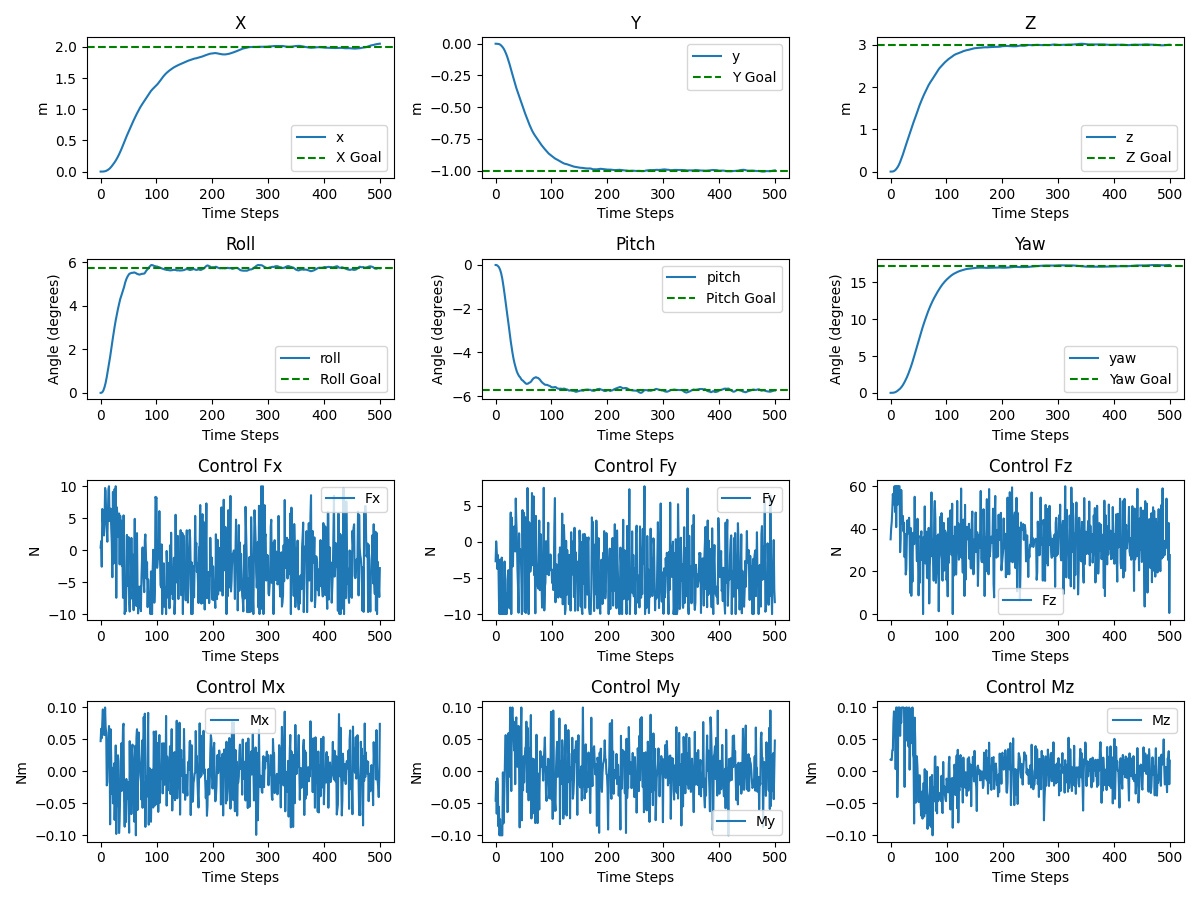

Recreate this plot in Python.
import numpy as np
import math
import copy
import numba
import time
from numba import cuda, float32, float64
from numba.cuda.random import create_xoroshiro128p_states, xoroshiro128p_normal_float32
import matplotlib.pyplot as plt


# Information about your GPU
gpu = cuda.get_current_device()
max_threads_per_block = gpu.MAX_THREADS_PER_BLOCK
max_square_block_dim = (int(gpu.MAX_BLOCK_DIM_X**0.5), int(gpu.MAX_BLOCK_DIM_X**0.5))
max_blocks = gpu.MAX_GRID_DIM_X
max_rec_blocks = rec_max_control_rollouts = int(1e6) # Though theoretically limited by max_blocks on GPU
rec_min_control_rollouts = 100

CONTACT_NORMAL = np.array([-1, 0, 0], dtype=np.float32)
# CONTACT_NORMAL = cuda.to_device(CONTACT_NORMAL_numpy)
class Config:
  
  """ Configurations that are typically fixed throughout execution. """
  
  def __init__(self, 
               T=0.5, # Horizon (s)
               dt=0.02, # Length of each step (s)
               num_control_rollouts=1024, # Number of control sequences
               num_controls = 6,
               num_states = 12,
               num_vis_state_rollouts=20, # Number of visualization rollouts
               seed=1):
    
    self.seed = seed
    self.T = T
    self.dt = dt
    self.num_steps = int(T/dt)
    self.max_threads_per_block = max_threads_per_block # save just in case
    self.num_controls = num_controls
    self.num_states = num_states

    assert T > 0
    assert dt > 0
    assert T > dt
    assert self.num_steps > 0

    
    # Number of control rollouts are currently limited by the number of blocks
    self.num_control_rollouts = num_control_rollouts
    if self.num_control_rollouts > rec_max_control_rollouts:
      self.num_control_rollouts = rec_max_control_rollouts
      print("MPPI Config: Clip num_control_rollouts to be recommended max number of {}. (Max={})".format(
        rec_max_control_rollouts, max_blocks))
    elif self.num_control_rollouts < rec_min_control_rollouts:
      self.num_control_rollouts = rec_min_control_rollouts
      print("MPPI Config: Clip num_control_rollouts to be recommended min number of {}. (Recommended max={})".format(
        rec_min_control_rollouts, rec_max_control_rollouts))
    
    # For visualizing state rollouts
    self.num_vis_state_rollouts = num_vis_state_rollouts
    self.num_vis_state_rollouts = min([self.num_vis_state_rollouts, self.num_control_rollouts])
    self.num_vis_state_rollouts = max([1, self.num_vis_state_rollouts])

DEFAULT_OBS_COST = 1e3
DEFAULT_DIST_WEIGHT = 10
# Define stage and terminal cost weights for each state dimension
STAGE_COST_WEIGHTS = np.array([200, 200, 500, 0, 0, 0, 1000, 1000, 2000, 0, 0, 0], dtype=np.float32)  # Example weights
TERMINAL_COST_WEIGHTS = np.array([1000, 1000, 2000, 0, 0, 0, 5000, 5000, 10000, 0, 0, 0], dtype=np.float32)  # Example weights


def dynamics_update_sim(x, u, dt):
  # The dynamics update for hexarotor
  # I_xx = 0.23038337
  # I_yy = 0.11771596
  # I_zz = 0.11392979
  I_xx = 0.115125971
  I_yy = 0.116524229
  I_zz = 0.230387752

  mass = 7.00
  g = 9.81

  
  x_next = x.copy()

  x_next[0] += dt * x[3] 
  x_next[1] += dt * x[4]
  x_next[2] += dt * x[5]
  
  x_next[3] += dt * ((1/mass) * u[0] - g * (np.cos(x[6]) * np.sin(x[7]) * np.cos(x[8]) + np.sin(x[6]) * np.sin(x[8])) )
  x_next[4] += dt * ((1/mass) * u[1] - g * (np.cos(x[6]) * np.sin(x[7]) * np.sin(x[8]) - np.sin(x[6]) * np.cos(x[8])) )
  x_next[5] += dt * ((1/mass) * u[2] - g * (np.cos(x[6]) * np.cos(x[7])) )

  x_next[6] += dt*(x[9] + x[10]*(math.sin(x[6])*math.tan(x[7])) + x[11]*(math.cos(x[6])*math.tan(x[7])))
  x_next[7] += dt*( x[10]*math.cos(x[6]) - x[11]*math.sin(x[6]))
  x_next[8] += dt*( x[10]*math.sin(x[6])/math.cos(x[7]) + x[11]*math.cos(x[6])/math.cos(x[7]))
  # x_next[6] += dt * ( x[9]*math.cos(x[8])*math.cos(x[7]) + x[10]*(math.sin(x[6])*math.sin(x[7])*math.cos(x[8]) - math.sin(x[8])*math.cos(x[6])) + x[11]*(math.sin(x[6])*math.sin(x[8]) + math.sin(x[7])*math.cos(x[6])*math.cos(x[8])) )
  # x_next[7] += dt * ( x[9]*math.sin(x[8])*math.cos(x[7]) + x[10]*(math.sin(x[6])*math.sin(x[8])*math.sin(x[7]) + math.cos(x[6])*math.cos(x[8])) + x[11]*(-math.sin(x[6])*math.cos(x[8]) + math.sin(x[8])*math.sin(x[7])*math.cos(x[6])) )
  # x_next[8] += dt * ( -x[9]*math.sin(x[7]) + x[10]*math.sin(x[6])*math.cos(x[7]) + x[11]*math.cos(x[6])*math.cos(x[7]) )

  x_next[9]  += dt*((1/I_xx) * (u[3] + I_yy * x[10] * x[11] - I_zz * x[10] * x[11]))
  x_next[10] += dt*((1/I_yy) * (u[4] - I_xx * x[9] *  x[11] + I_zz * x[9] *  x[11]))
  x_next[11] += dt*((1/I_zz) * (u[5] + I_xx * x[9] *  x[10] - I_yy * x[9] *  x[10]))

  return x_next

# Stage costs (device function)
@cuda.jit('float32(float32, float32)', device=True, inline=True)
def stage_cost(dist2, dist_weight):
  return dist_weight*dist2 # squared term makes the robot move faster

# Terminal costs (device function)
@cuda.jit('float32(float32, boolean)', device=True, inline=True)
def term_cost(dist2, goal_reached):
  return (1-np.float32(goal_reached))*dist2


@cuda.jit(device=True, fastmath=True)
def calculate_contact_force_moment_naiive(x, u, A, B, C, D, ABC_sq, contact_normal_sq, contact_normal):
  
  arm_length = 1.2
  contact_threshold = 0.01
  ee_pose_x = x[0] + arm_length*math.cos(x[7])*math.cos(x[8])
  ee_pose_y = x[1] + arm_length*math.cos(x[7])*math.sin(x[8])
  ee_pose_z = x[2] + arm_length*math.sin(x[7])

  ABC_sq = math.sqrt(A**2 + B**2 + C**2)
  dist_from_contact_plane = ((A * ee_pose_x + B * ee_pose_y + C * ee_pose_z + D) / ABC_sq)
  force_dot = u[0] * contact_normal[0] + u[1] * contact_normal[1] * u[2] * contact_normal[2]
  contact_bitmask = dist_from_contact_plane < contact_threshold
  
  contact_force_x = (- force_dot / contact_normal_sq * contact_normal[0]) *  contact_bitmask
  contact_force_y = (- force_dot / contact_normal_sq * contact_normal[1]) *  contact_bitmask
  contact_force_z = (- force_dot / contact_normal_sq * contact_normal[2]) *  contact_bitmask

  velocity_dot = x[3] * contact_normal[0] + x[4] * contact_normal[1] + x[5] * contact_normal[2]

  contact_velocity_x = - velocity_dot / contact_normal_sq * contact_normal[0] * contact_bitmask
  contact_velocity_y = - velocity_dot / contact_normal_sq * contact_normal[1] * contact_bitmask
  contact_velocity_z = - velocity_dot / contact_normal_sq * contact_normal[2] * contact_bitmask

  contact_moment_x = -(math.cos(x[7]) * math.sin(x[8]) * arm_length * contact_force_z + math.sin(x[7]) * arm_length * contact_force_y)                  *  contact_bitmask
  contact_moment_y = -(-math.sin(x[7]) * arm_length * contact_force_x - math.cos(x[7]) * math.cos(x[8]) * arm_length * contact_force_z)                 *  contact_bitmask
  contact_moment_z = -(math.cos(x[7]) * math.cos(x[8]) * arm_length * contact_force_y - math.cos(x[7]) * math.sin(x[8]) * arm_length * contact_force_x) *  contact_bitmask

  return contact_force_x, contact_force_y, contact_force_z, contact_velocity_x, contact_velocity_y, contact_velocity_z, contact_moment_x, contact_moment_y, contact_moment_z


@cuda.jit(device=True, fastmath=True)
def dynamics_update(x, u, dt, contact_normal, inertia_mass):
  # The dynamics update for hexarotor
  # I_xx = 0.42590587
  # I_yy = 0.3120579
  # I_zz = 0.11511835 A, B, C, D, ABC_sq, contact_normal_sq, contact_normal
  # contact_normal = np.array([-1, 0, 0])
  contact_normal_sq = 1
  A = -1
  B = 0
  C = 0
  D = 15
  ABC_sq = 1

  I_xx = inertia_mass[0]
  I_yy = inertia_mass[1]
  I_zz = inertia_mass[2]
  mass = inertia_mass[3]

  # contact_force_x, contact_force_y, contact_force_z, contact_velocity_x, contact_velocity_y, contact_velocity_z\
  #   , contact_moment_x, contact_moment_y, contact_moment_z = \
  #   calculate_contact_force_moment_naiive(x, u, A, B, C, D, ABC_sq, contact_normal_sq, contact_normal)
  
  contact_force_x, contact_force_y, contact_force_z, contact_velocity_x, contact_velocity_y, contact_velocity_z\
    , contact_moment_x, contact_moment_y, contact_moment_z = 0, 0, 0, 0, 0, 0, 0, 0, 0

  

  c = -300
  g = 9.81

  fx_total = (u[0] + contact_force_x) - (c * (contact_velocity_x ) ) 
  fy_total = (u[1] + contact_force_y) - (c * (contact_velocity_y ) ) 
  fz_total = (u[2] + contact_force_z) - (c * (contact_velocity_z ) )
  mx_total = u[3] + contact_moment_x 
  my_total = u[4] + contact_moment_y 
  mz_total = u[5] + contact_moment_z  

  sin_phi = math.sin(x[6])
  cos_phi = math.cos(x[6])
  sin_theta = math.sin(x[7])
  cos_theta = math.cos(x[7])
  sin_psi = math.sin(x[8])
  cos_psi = math.cos(x[8])

  x[0] += dt*x[3] 
  x[1] += dt*x[4]
  x[2] += dt*x[5]

  x[3] += dt*((1/mass) * fx_total - g * (cos_phi * sin_theta * cos_psi + sin_phi * sin_psi))
  x[4] += dt*((1/mass) * fy_total - g * (cos_phi * sin_theta * sin_psi - sin_phi * cos_psi))
  x[5] += dt*((1/mass) * fz_total - g * cos_phi * cos_theta)

  x[6] += dt*(x[9] + x[10]*(math.sin(x[6])*math.tan(x[7])) + x[11]*(math.cos(x[6])*math.tan(x[7])))
  x[7] += dt*( x[10]*math.cos(x[6]) - x[11]*math.sin(x[6]))
  x[8] += dt*( x[10]*math.sin(x[6])/math.cos(x[7]) + x[11]*math.cos(x[6])/math.cos(x[7]))
  
  x[9]  += dt*((1/I_xx) * (mx_total + I_yy * x[10] * x[11] - I_zz * x[10] * x[11]))
  x[10] += dt*((1/I_yy) * (my_total - I_xx * x[9] *  x[11] + I_zz * x[9] *  x[11]))
  x[11] += dt*((1/I_zz) * (mz_total + I_xx * x[9] *  x[10] - I_yy * x[9] *  x[10]))

class MPPI_Numba(object):
  
  """ 
  Implementation of Information theoretic MPPI by Williams et. al. 
  Alg 2. in https://homes.cs.washington.edu/~bboots/files/InformationTheoreticMPC.pdf


  Controller object that initializes GPU memory and runs MPPI on GPU via numba. 
  
  Typical workflow: 
    1. Initialize object with config that allows pre-initialization of GPU memory
    2. reset()
    3. set_params(mppi_params) based on problem instance
    4. solve(), which returns optimized control sequence
    5. get_state_rollout() for visualization
    6. shift_and_update(next_state, optimal_u_sequence, num_shifts=1)
    7. Repeat from 2 if params have changed
  """

  def __init__(self, cfg):

    # Fixed configs
    self.cfg = cfg
    self.T = cfg.T
    self.dt = cfg.dt
    self.num_steps = cfg.num_steps
    self.num_control_rollouts = cfg.num_control_rollouts
    self.num_controls = cfg.num_controls
    self.num_states = cfg.num_states

    self.num_vis_state_rollouts = cfg.num_vis_state_rollouts
    self.seed = cfg.seed

    # Basic info 
    self.max_threads_per_block = cfg.max_threads_per_block

    # Initialize reuseable device variables
    self.noise_samples_d = None
    self.u_cur_d = None
    self.u_prev_d = None
    self.costs_d = None
    self.weights_d = None
    self.rng_states_d = None
    self.state_rollout_batch_d = None # For visualization only. Otherwise, inefficient

    # Other task specific params
    self.last_noise_d = None # keep last noise for ou process noise samping
    # OU params
    self.use_ou = False #
    self.theta = 2  # OU process theta
    self.mu = 0.0  # OU process mean
    self.sigma = np.array([1.0, 1.0, 1.0, 0.05, 0.05, 0.03])*0.2
    self.delta_t = self.cfg.dt  # Time step, already defined in Config
    self.ou_alpha = 0.7
    self.ou_scale = 1
    self.d_ou_scale = 0.5
    self.sys_noise = np.array([0.1, 0.1, 0.1, 0.001, 0.001, 0.001])
    self.dz = cuda.device_array((self.num_control_rollouts, self.num_steps, self.num_controls), dtype=np.float32)
    self.umin = np.array([-20, -20, -40, -0.1, -0.1, -0.1])  # Example minimum control values
    self.umax = np.array([20, 20, 40, 0.1, 0.1, 0.1])  # Example maximum control values
    self.last_controls = np.zeros((self.num_control_rollouts, self.num_steps, self.num_controls), dtype=np.float32)
    self.last_controls_d = cuda.to_device(self.last_controls.astype(np.float32))
    # other params , A, B, C, D, ABC_sq, contact_normal_sq, contact_normal
    self.contact_normal = np.array([-1, 0, 0])
    self.contact_point = np.array([15, 0, 0])
    self.contact_normal_sq = self.contact_normal[0]**2 + self.contact_normal[1]**2 + self.contact_normal[2]**2
    self.A = self.contact_normal[0]
    self.B = self.contact_normal[1]
    self.C = self.contact_normal[2]
    self.D = -self.A * self.contact_point[0] - self.B * self.contact_point[1] - self.C * self.contact_point[2]
    self.ABC_sq = math.sqrt(self.A**2 + self.B**2 + self.C**2)
    self.device_var_initialized = False
    self.reset()

    
  def reset(self):
    # Other task specific params
    self.u_seq0 = np.zeros((self.num_steps, self.num_controls), dtype=np.float32)
    mass = 7.00
    g = 9.81
    self.u_seq0[:, 2] = mass * g  # Set hover thrust in the z-direction
    self.params = None
    self.params_set = False

    self.u_prev_d = None

    self.last_noise_d = cuda.device_array((self.num_control_rollouts, self.num_steps, self.num_controls), dtype=np.float32)
    
    # Initialize all fixed-size device variables ahead of time. (Do not change in the lifetime of MPPI object)
    self.init_device_vars_before_solving()


  def init_device_vars_before_solving(self):

    if not self.device_var_initialized:
      t0 = time.time()
      
      self.noise_samples_d = cuda.device_array((self.num_control_rollouts, self.num_steps, self.num_controls), dtype=np.float32) # to be sampled collaboratively via GPU
      self.u_cur_d = cuda.to_device(self.u_seq0) 
      self.u_prev_d = cuda.to_device(self.u_seq0) 
      self.costs_d = cuda.device_array((self.num_control_rollouts), dtype=np.float32)
      self.weights_d = cuda.device_array((self.num_control_rollouts), dtype=np.float32)
      self.rng_states_d = create_xoroshiro128p_states(self.num_control_rollouts*self.num_steps, seed=self.seed)
      
      self.state_rollout_batch_d = cuda.device_array((self.num_vis_state_rollouts, self.num_steps+1, self.num_states), dtype=np.float32)
      
      self.device_var_initialized = True
      print("MPPI planner has initialized GPU memory after {} s".format(time.time()-t0))

  def set_params(self, params):
    self.params = copy.deepcopy(params)
    self.params_set = True


  def check_solve_conditions(self):
    if not self.params_set:
      print("MPPI parameters are not set. Cannot solve")
      return False
    if not self.device_var_initialized:
      print("Device variables not initialized. Cannot solve.")
      return False
    return True

  def solve(self):
    """Entry point for different algoritims"""
    
    if not self.check_solve_conditions():
      print("MPPI solve condition not met. Cannot solve. Return")
      return
    
    return self.solve_with_nominal_dynamics()

  def change_goal(self, goal):
    self.params['xgoal'] = goal

  def move_mppi_task_vars_to_device(self):
    vrange_d = cuda.to_device(self.params['vrange'].astype(np.float32))
    wrange_d = cuda.to_device(self.params['wrange'].astype(np.float32))
    xgoal_d = cuda.to_device(self.params['xgoal'].astype(np.float32))
    goal_tolerance_d = np.float32(self.params['goal_tolerance'])
    lambda_weight_d = np.float32(self.params['lambda_weight'])
    u_std_d = cuda.to_device(self.params['u_std'].astype(np.float32))
    x0_d = cuda.to_device(self.params['x0'].astype(np.float32))
    dt_d = np.float32(self.params['dt'])
    cost_weights_d = cuda.to_device(self.params['weights'].astype(np.float32))
    inertia_mass_d = cuda.to_device(self.params['inertia_mass'].astype(np.float32))

    if "obstacle_positions" in self.params:
      obs_pos_d = cuda.to_device(self.params['obstacle_positions'].astype(np.float32))
    else:
      obs_pos_d = np.array([[1e5,1e5]], dtype=np.float32) # dummy value, else numba panics : (
    if "obstacle_radius" in self.params:
      obs_r_d = cuda.to_device(self.params['obstacle_radius'].astype(np.float32))
    else:
      obs_r_d = np.array([0], dtype=np.float32) # dummy value, else numba panics : (

    obs_cost_d = np.float32(DEFAULT_OBS_COST if 'obs_penalty' not in self.params 
                                     else self.params['obs_penalty'])
    return vrange_d, wrange_d, xgoal_d, \
           goal_tolerance_d, lambda_weight_d, \
           u_std_d, x0_d, dt_d, obs_cost_d, obs_pos_d, obs_r_d, \
           cost_weights_d, inertia_mass_d


  def solve_with_nominal_dynamics(self):
    """
    Launch GPU kernels that use nominal dynamics but adjsuts cost function based on worst-case linear speed.
    """
    
    vrange_d, wrange_d, xgoal_d, goal_tolerance_d, lambda_weight_d, \
           u_std_d, x0_d, dt_d, obs_cost_d, obs_pos_d, obs_r_d, cost_weights_d, inertia_mass_d = self.move_mppi_task_vars_to_device()
   
    dist_to_goal_d = cuda.device_array(6, dtype=np.float32)  # Add distance to goal for each control
    coef_dist_to_goal = np.array([1, 1, 5, 0.03, 0.03, 0.03], dtype=np.float32)*0.1  # Coefficients for distance scaling

    # Weight for distance cost
    dist_weight = DEFAULT_DIST_WEIGHT if 'dist_weight' not in self.params else self.params['dist_weight']

    

    # Optimization loop
    for k in range(self.params['num_opt']):
      # Sample control noise
      if self.use_ou:
        # Scale the std by distance
        dist_to_goal = (self.params['xgoal'][:6] - self.params['x0'][:6])**2
        # Call OU noise sampling kernel
        self.sample_noise_ou_numba[self.num_control_rollouts, self.num_steps](
            self.rng_states_d,
            self.theta,
            self.mu,
            self.sigma,
            self.dt,
            self.noise_samples_d)

      else:
        dist_to_goal = np.abs(self.params['xgoal'][:6] - self.params['x0'][:6])
        u_std_scaled = np.minimum(u_std_d, coef_dist_to_goal * dist_to_goal)  # Scale noise std by distance (TODO: use this indstead of u_std_d and tune)
        self.sample_noise_numba[self.num_control_rollouts, self.num_steps](
            self.rng_states_d, u_std_d, self.noise_samples_d)
        
      # print(f'u_curr_d: [{self.u_cur_d[0,0]}, {self.u_cur_d[0,1]}, {self.u_cur_d[0,2]}, {self.u_cur_d[0,3]}, {self.u_cur_d[0,4]}, {self.u_cur_d[0,5]}]')
      # Rollout and compute mean or cvar
      self.rollout_numba[self.num_control_rollouts, 1](
        inertia_mass_d,
        vrange_d,
        wrange_d,
        xgoal_d,
        obs_cost_d, 
        obs_pos_d, 
        obs_r_d,
        goal_tolerance_d,
        lambda_weight_d,
        u_std_d,
        x0_d,
        dt_d,
        dist_weight,
        cost_weights_d,
        self.noise_samples_d,
        self.u_cur_d,
        # results
        self.costs_d
      )
      self.u_prev_d = self.u_cur_d

      # Compute cost and update the optimal control on device
      self.update_useq_numba[1, 32](
        lambda_weight_d, 
        self.costs_d, 
        self.noise_samples_d, 
        self.weights_d, 
        vrange_d,
        wrange_d,
        self.u_cur_d
      )

    return self.u_cur_d.copy_to_host()


  def shift_and_update(self, new_x0, u_cur, num_shifts=1):
    self.params["x0"] = new_x0.copy()
    # Calculate the gravity vector in body frame
    # gravity_vector = np.zeros((self.num_controls), dtype=np.float32)
    # gravity_vector[0] = - 9.81 * (np.cos(new_x0[6]) * np.sin(new_x0[7]) * np.cos(new_x0[8]) + np.sin(new_x0[6]) * np.sin(new_x0[8]))
    # gravity_vector[1] = - 9.81 * (np.cos(new_x0[6]) * np.sin(new_x0[7]) * np.sin(new_x0[8]) - np.sin(new_x0[6]) * np.cos(new_x0[8]))
    # gravity_vector[2] = - 9.81 * (np.cos(new_x0[6]) * np.cos(new_x0[7]))
    # u_cur[:3] += gravity_vector
    # print("gravity  =  ", gravity_vector)
    # self.u_seq0 = gravity_vector
    self.shift_optimal_control_sequence(u_cur, num_shifts)
    self.last_controls = u_cur
    self.last_controls_d = cuda.to_device(self.last_controls.astype(np.float32))


  def shift_optimal_control_sequence(self, u_cur, num_shifts=1):
    u_cur_shifted = u_cur.copy()
    u_cur_shifted[:-num_shifts] = u_cur_shifted[num_shifts:]
    self.u_cur_d = cuda.to_device(u_cur_shifted.astype(np.float32))


  def get_state_rollout(self):
    """
    Generate state sequences based on the current optimal control sequence.
    """

    assert self.params_set, "MPPI parameters are not set"

    if not self.device_var_initialized:
      print("Device variables not initialized. Cannot run mppi.")
      return
    
    # Move things to GPU
    vrange_d = cuda.to_device(self.params['vrange'].astype(np.float32))
    wrange_d = cuda.to_device(self.params['wrange'].astype(np.float32))
    x0_d = cuda.to_device(self.params['x0'].astype(np.float32))
    dt_d = np.float32(self.params['dt'])

    self.get_state_rollout_across_control_noise[self.num_vis_state_rollouts, 1](
        self.state_rollout_batch_d, # where to store results
        x0_d, 
        dt_d,
        self.noise_samples_d,
        vrange_d,
        wrange_d,
        self.u_prev_d,
        self.u_cur_d,
        )
    
    return self.state_rollout_batch_d.copy_to_host()


  """GPU kernels from here on"""
  @staticmethod
  @cuda.jit(fastmath=True)
  def rollout_numba(
          inertia_mass_d,
          vrange_d, 
          wrange_d, 
          xgoal_d, 
          obs_cost_d, 
          obs_pos_d, 
          obs_r_d,
          goal_tolerance_d, 
          lambda_weight_d, 
          u_std_d, 
          x0_d, 
          dt_d,
          dist_weight_d,
          cost_weights_d,
          noise_samples_d,
          u_cur_d,
          costs_d):
    """
    There should only be one thread running in each block, where each block handles a single sampled control sequence.
    """

    # Get block id and thread id
    bid = cuda.blockIdx.x   # index of block
    tid = cuda.threadIdx.x  # index of thread within a block
    costs_d[bid] = 0.0

    # Explicit unicycle update and map lookup
    # From here on we assume grid is properly padded so map lookup remains valid
    x_curr = cuda.local.array(12, numba.float32)
    for i in range(12): 
      x_curr[i] = x0_d[i]
    timesteps = len(u_cur_d)
    goal_reached = False
    goal_tolerance_d2 = goal_tolerance_d*goal_tolerance_d
    dist_to_goal2 = 1e9
    u_nom =  cuda.local.array(6, numba.float32)

    # Initialize previous control input
    u_prev = cuda.local.array(6, numba.float32)
    for i in range(6):
      u_prev[i] = u_cur_d[0, i]

    # printed=False
    for t in range(timesteps):
     
      # Nominal noisy control
      u_nom[0] = u_cur_d[t, 0] + noise_samples_d[bid, t, 0]
      u_nom[1] = u_cur_d[t, 1] + noise_samples_d[bid, t, 1]
      u_nom[2] = u_cur_d[t, 2] + noise_samples_d[bid, t, 2]
      u_nom[3] = u_cur_d[t, 3] + noise_samples_d[bid, t, 3]
      u_nom[4] = u_cur_d[t, 4] + noise_samples_d[bid, t, 4]
      u_nom[5] = u_cur_d[t, 5] + noise_samples_d[bid, t, 5]

      # TODO: implement control limits  
      u_noisy = u_nom
      # u_noisy = max(vrange_d[0], min(vrange_d[1], v_nom))
      
      # Forward simulate
      dynamics_update(x_curr, u_noisy, dt_d, CONTACT_NORMAL, inertia_mass_d)

      w_pose_xy = 4500
      w_pose_z =  5300
      w_vel = 150
      w_att = 75000
      w_omega = 500
      w_cont = 1
      w_cont_m = 1
      w_cont_f = 1
      w_cont_M = 1
      w_term = 500

      w_control_rate_fx = 0
      w_control_rate_fy = 0
      w_control_rate_fz = 0
      w_control_rate_mx = 0
      w_control_rate_my = 0
      w_control_rate_mz = 0

      # If else statements will be expensive
      dist_to_goal2 = cost_weights_d[0]*((xgoal_d[0]-x_curr[0])**2) + cost_weights_d[1]*((xgoal_d[1]-x_curr[1])**2) + cost_weights_d[2]*((xgoal_d[2]-x_curr[2])**2) \
                    + cost_weights_d[3]*((xgoal_d[3]-x_curr[3])**2) + cost_weights_d[4]*((xgoal_d[4]-x_curr[4])**2) + cost_weights_d[5]*((xgoal_d[5]-x_curr[5])**2)\
                    + cost_weights_d[6]*((xgoal_d[6]-x_curr[6])**2) + cost_weights_d[7]*((xgoal_d[7]-x_curr[7])**2) + cost_weights_d[8]*((xgoal_d[8]-x_curr[8])**2)\
                    + cost_weights_d[9]*((xgoal_d[9]-x_curr[9])**2) + cost_weights_d[10]*((xgoal_d[10]-x_curr[10])**2) + cost_weights_d[11]**(xgoal_d[11]-x_curr[11])**2\
                    + cost_weights_d[12]*((u_nom[0]**2) + (u_nom[1]**2) + ((u_nom[2] - inertia_mass_d[3]*9.81)**2))\
                    + cost_weights_d[13]*((u_nom[3]**2) + (u_nom[4]**2) + (u_nom[5]**2))
                    
      costs_d[bid]+= stage_cost(dist_to_goal2, dist_weight_d)

    # Add obstacle costs
      # num_obs = len(obs_pos_d)
      # for obs_i in range(num_obs):
      #   op = obs_pos_d[obs_i]
      #   dist_diff = (x_curr[0]-op[0])**2+(x_curr[1]-op[1])**2-obs_r_d[obs_i]**2
      #   costs_d[bid] += (1-numba.float32(dist_diff>0))*obs_cost_d

      if dist_to_goal2<= goal_tolerance_d2:
        goal_reached = True
        break
    # Accumulate terminal cost 
    costs_d[bid] += cost_weights_d[16] * term_cost(dist_to_goal2, goal_reached)
    # Add Control cost 
    for t in range(timesteps):
      costs_d[bid] += cost_weights_d[14]*lambda_weight_d*(
              (u_cur_d[t,0]/(u_std_d[0]**2))*noise_samples_d[bid, t,0] + (u_cur_d[t,1]/(u_std_d[1]**2))*noise_samples_d[bid, t, 1] + (u_cur_d[t,2]/(u_std_d[2]**2))*noise_samples_d[bid, t, 2]\
                 + cost_weights_d[15]*((u_cur_d[t,3]/(u_std_d[3]**2))*noise_samples_d[bid, t, 3] + (u_cur_d[t,4]/(u_std_d[4]**2))*noise_samples_d[bid, t, 4] + (u_cur_d[t,5]/(u_std_d[5]**2))*noise_samples_d[bid, t, 5]))

  @staticmethod
  @cuda.jit(fastmath=True)
  def update_useq_numba(
        lambda_weight_d,
        costs_d,
        noise_samples_d,
        weights_d,
        vrange_d,
        wrange_d,
        u_cur_d):
    """
    GPU kernel that updates the optimal control sequence based on previously evaluated cost values.
    Assume that the function is invoked as update_useq_numba[1, NUM_THREADS], with one block and multiple threads.
    """

    tid = cuda.threadIdx.x
    num_threads = cuda.blockDim.x
    numel = len(noise_samples_d)
    gap = int(math.ceil(numel / num_threads))

    # Find the minimum value via reduction
    starti = min(tid*gap, numel)
    endi = min(starti+gap, numel)
    if starti<numel:
      weights_d[starti] = costs_d[starti]
    for i in range(starti, endi):
      weights_d[starti] = min(weights_d[starti], costs_d[i])
    cuda.syncthreads()

    s = gap
    while s < numel:
      if (starti % (2 * s) == 0) and ((starti + s) < numel):
        # Stride by `s` and add
        weights_d[starti] = min(weights_d[starti], weights_d[starti + s])
      s *= 2
      cuda.syncthreads()

    beta = weights_d[0]
    
    # Compute weight
    for i in range(starti, endi):
      weights_d[i] = math.exp(-1./lambda_weight_d*(costs_d[i]-beta))
    cuda.syncthreads()

    # Normalize
    # Reuse costs_d array
    for i in range(starti, endi):
      costs_d[i] = weights_d[i]
    cuda.syncthreads()
    for i in range(starti+1, endi):
      costs_d[starti] += costs_d[i]
    cuda.syncthreads()
    s = gap
    while s < numel:
      if (starti % (2 * s) == 0) and ((starti + s) < numel):
        # Stride by `s` and add
        costs_d[starti] += costs_d[starti + s]
      s *= 2
      cuda.syncthreads()

    for i in range(starti, endi):
      weights_d[i] /= costs_d[0]
    cuda.syncthreads()
    
    # update the u_cur_d
    timesteps = len(u_cur_d)
    for t in range(timesteps):
      for i in range(starti, endi):
        cuda.atomic.add(u_cur_d, (t, 0), weights_d[i]*noise_samples_d[i, t, 0])
        cuda.atomic.add(u_cur_d, (t, 1), weights_d[i]*noise_samples_d[i, t, 1])
        cuda.atomic.add(u_cur_d, (t, 2), weights_d[i]*noise_samples_d[i, t, 2])
        cuda.atomic.add(u_cur_d, (t, 3), weights_d[i]*noise_samples_d[i, t, 3])
        cuda.atomic.add(u_cur_d, (t, 4), weights_d[i]*noise_samples_d[i, t, 4])
        cuda.atomic.add(u_cur_d, (t, 5), weights_d[i]*noise_samples_d[i, t, 5])
    cuda.syncthreads()

    # Blocks crop the control together
    tgap = int(math.ceil(timesteps / num_threads))
    starti = min(tid*tgap, timesteps)
    endi = min(starti+tgap, timesteps)
    # for ti in range(starti, endi):
    #   # u_cur_d[ti, 0] = max(vrange_d[0], min(vrange_d[1], u_cur_d[ti, 0]))
    #   # u_cur_d[ti, 1] = max(vrange_d[0], min(vrange_d[1], u_cur_d[ti, 1]))
    #   # u_cur_d[ti, 2] = max(vrange_d[0], min(vrange_d[1], u_cur_d[ti, 2]))
    #   # u_cur_d[ti, 3] = max(wrange_d[0], min(wrange_d[1], u_cur_d[ti, 3]))
    #   # u_cur_d[ti, 4] = max(wrange_d[0], min(wrange_d[1], u_cur_d[ti, 4]))
    #   # u_cur_d[ti, 5] = max(wrange_d[0], min(wrange_d[1], u_cur_d[ti, 5]))
    #   # u_cur_d[ti, 0] = max(-10, min(10, u_cur_d[ti, 0]))
    #   # u_cur_d[ti, 1] = max(-10, min(10, u_cur_d[ti, 1]))
    #   # u_cur_d[ti, 2] = max(0, min(60, u_cur_d[ti, 2]))
    #   u_cur_d[ti, 3] = max(wrange_d[0], min(wrange_d[1], u_cur_d[ti, 3]))
    #   u_cur_d[ti, 4] = max(wrange_d[0], min(wrange_d[1], u_cur_d[ti, 4]))
    #   u_cur_d[ti, 5] = max(wrange_d[0], min(wrange_d[1], u_cur_d[ti, 5]))


  @staticmethod
  @cuda.jit(fastmath=True)
  def get_state_rollout_across_control_noise(
          state_rollout_batch_d, # where to store results
          x0_d, 
          dt_d,
          noise_samples_d,
          vrange_d,
          wrange_d,
          u_prev_d,
          u_cur_d):
    """
    Do a fixed number of rollouts for visualization across blocks.
    Assume kernel is launched as get_state_rollout_across_control_noise[num_blocks, 1]
    The block with id 0 will always visualize the best control sequence. Other blocks will visualize random samples.
    """
    
    # Use block id
    tid = cuda.threadIdx.x
    bid = cuda.blockIdx.x
    timesteps = len(u_cur_d)


    if bid==0:
      # Visualize the current best 
      # Explicit unicycle update and map lookup
      # From here on we assume grid is properly padded so map lookup remains valid
      x_curr = cuda.local.array(3, numba.float32)
      for i in range(3): 
        x_curr[i] = x0_d[i]
        state_rollout_batch_d[bid,0,i] = x0_d[i]
      
      for t in range(timesteps):
        # Nominal noisy control
        u_nom = u_cur_d[t, :]
        
        # Forward simulate
        dynamics_update(x_curr, u_nom, dt_d, CONTACT_NORMAL)

        # Save state
        state_rollout_batch_d[bid,t+1,0] = x_curr[0]
        state_rollout_batch_d[bid,t+1,1] = x_curr[1]
        state_rollout_batch_d[bid,t+1,2] = x_curr[2]
    else:
      
      # Explicit unicycle update and map lookup
      # From here on we assume grid is properly padded so map lookup remains valid
      x_curr = cuda.local.array(3, numba.float32)
      for i in range(3): 
        x_curr[i] = x0_d[i]
        state_rollout_batch_d[bid,0,i] = x0_d[i]

      
      for t in range(timesteps):
        # Nominal noisy control
        u_nom[0] = u_prev_d[t, 0] + noise_samples_d[bid, t, 0]
        u_nom[1] = u_prev_d[t, 1] + noise_samples_d[bid, t, 1]
        u_nom[2] = u_prev_d[t, 2] + noise_samples_d[bid, t, 2]
        u_nom[3] = u_prev_d[t, 3] + noise_samples_d[bid, t, 3]
        u_nom[4] = u_prev_d[t, 4] + noise_samples_d[bid, t, 4]
        u_nom[5] = u_prev_d[t, 5] + noise_samples_d[bid, t, 5]

        # TODO: implement control limits
        u_noisy = u_nom

        # # Nominal noisy control
        u_nom = u_prev_d[t, :]
        
        # Forward simulate
        dynamics_update(x_curr, u_noisy, dt_d, CONTACT_NORMAL)

        # Save state
        state_rollout_batch_d[bid,t+1,0] = x_curr[0]
        state_rollout_batch_d[bid,t+1,1] = x_curr[1]
        state_rollout_batch_d[bid,t+1,2] = x_curr[2]

  @staticmethod
  @cuda.jit(fastmath=True)
  def sample_noise_numba(rng_states, u_std_d, noise_samples_d):
      """
      Generate noise samples with linearly interpolated variance for the first half
      of the horizon and constant variance for the second half.
      """
      block_id = cuda.blockIdx.x
      thread_id = cuda.threadIdx.x
      abs_thread_id = cuda.grid(1)
      num_timesteps = noise_samples_d.shape[1]
      num_controls = noise_samples_d.shape[2]

      denom = 1
      for i in range(num_controls):
          for t in range(num_timesteps):
              # Determine scaling for variance
              if t < num_timesteps // 2:  # First half
                  scale = (t / (num_timesteps // 2)) * (denom - 1) / denom + 1 / denom  # Interpolation from 0.01 to 1
              else:  # Second half
                  scale = 1.0
              
              # Generate noise with scaled variance
              scaled_std = u_std_d[i] * scale
              noise_samples_d[block_id, t, i] = scaled_std * xoroshiro128p_normal_float32(rng_states, abs_thread_id)

  # @staticmethod
  # @cuda.jit(fastmath=True)
  # def sample_noise_numba(rng_states, u_std_d, noise_samples_d):
  #   """
  #   Should be invoked as sample_noise_numba[NUM_U_SAMPLES, NUM_THREADS].
  #   noise_samples_d.shape is assumed to be (num_rollouts, time_steps, 2)
  #   Assume each thread corresponds to one time step
  #   For consistency, each block samples a sequence, and threads (not too many) work together over num_steps.
  #   This will not work if time steps are more than max_threads_per_block (usually 1024)
  #   """
    
  #   block_id = cuda.blockIdx.x
  #   thread_id = cuda.threadIdx.x
  #   abs_thread_id = cuda.grid(1)

  #   noise_samples_d[block_id, thread_id, 0] = u_std_d[0]*xoroshiro128p_normal_float32(rng_states, abs_thread_id)
  #   noise_samples_d[block_id, thread_id, 1] = u_std_d[1]*xoroshiro128p_normal_float32(rng_states, abs_thread_id)
  #   noise_samples_d[block_id, thread_id, 2] = u_std_d[2]*xoroshiro128p_normal_float32(rng_states, abs_thread_id)
  #   noise_samples_d[block_id, thread_id, 3] = u_std_d[3]*xoroshiro128p_normal_float32(rng_states, abs_thread_id)
  #   noise_samples_d[block_id, thread_id, 4] = u_std_d[4]*xoroshiro128p_normal_float32(rng_states, abs_thread_id)
  #   noise_samples_d[block_id, thread_id, 5] = u_std_d[5]*xoroshiro128p_normal_float32(rng_states, abs_thread_id)


  @staticmethod
  @cuda.jit(fastmath=True)
  def sample_noise_ou_numba(rng_states, theta, mu, sigma, dt, noise_samples_d):
      bid = cuda.blockIdx.x
      tid = cuda.threadIdx.x
      num_controls = noise_samples_d.shape[2]
      abs_tid = bid * noise_samples_d.shape[1] + tid

      for i in range(num_controls):
          # Initialize the noise value
          if tid == 0:
              prev_noise = mu
          else:
              prev_noise = noise_samples_d[bid, tid - 1, i]
          
          # Generate OU noise
          dx = theta * (mu - prev_noise) * dt + sigma[i] * math.sqrt(dt) * xoroshiro128p_normal_float32(rng_states, abs_tid)
          noise_samples_d[bid, tid, i] = prev_noise + dx
  
if __name__ == "__main__":
    num_controls = 6
    num_states = 12
    cfg = Config(T = 0.6,
            dt = 0.02,
            num_control_rollouts = 1024,#int(2e4), # Same as number of blocks, can be more than 1024
            num_controls = num_controls,
            num_states = num_states,
            num_vis_state_rollouts = 1,
            seed = 1)
    x0 = np.zeros(12)
    xgoal = np.array([2,-1, 3, 0, 0, 0, 0.1, -0.1, 0.3, 0, 0, 0])


    mppi_params = dict(
        # Task specification
        dt=cfg.dt,
        x0=x0, # Start state
        xgoal=xgoal, # Goal position

        # For risk-aware min time planning
        goal_tolerance=0.001,
        dist_weight=2000, #  Weight for dist-to-goal cost.
        # dist_weights = np.array([200, 200, 500, 0, 0, 0, 1000, 1000, 2000, 0, 0, 0]),
        lambda_weight=10, # Temperature param in MPPI
        num_opt=2, # Number of steps in each solve() function call.

        # Control and sample specification
        u_std=np.array([1, 1, 1, 0.01, 0.01, 0.006]), # Noise std for sampling linear and angular velocities.
        vrange = np.array([-60.0, 60.0]), # Linear velocity range.
        wrange=np.array([-0.1, 0.1]), # Angular velocity range.
        # weights = np.array([150, 150, 300, 15, 1500, 1500, 3000, 100, 1, 5, 5, 1, 100]), # w_pose_x, w_pose_y, w_pose_z, w_vel, w_att_roll, w_att_pitch, w_att_yaw, w_omega, w_cont, w_cont_m, w_cont_f, w_cont_M, w_terminal
        weights = np.array([4550, 4*4550, 5300, 150, 4*150, 150, 5*75000, 5*35000, 2*85000, 500, 500, 1000, 1, 5, 5, 1, 500]), # w_pose_x, w_pose_y, w_pose_z, w_vel_x, w_vel_y, w_vel_z, w_att_roll, w_att_pitch, w_att_yaw, w_omega, w_cont, w_cont_m, w_cont_f, w_cont_M, w_terminal
        inertia_mass = np.array([0.115125971, 0.116524229, 0.230387752, 7.00]) # I_xx, I_yy, I_zz, mass
    )

    mppi_controller = MPPI_Numba(cfg)
    mppi_controller.set_params(mppi_params)

    # Loop
    max_steps = 500
    xhist = np.zeros((max_steps+1, num_states))*np.nan
    uhist = np.zeros((max_steps, num_controls))*np.nan
    xhist[0] = x0

    vis_xlim = [-1, 8]
    vis_ylim = [-1, 6]

    plot_every_n = 15
    for t in range(max_steps):
        # Solve
        useq = mppi_controller.solve()
        u_curr = useq[0]
        phi, theta, psi = xhist[t, 6:9]
        gravity_vector_world = np.array([0, 0, 9.81*7.00])
        R = np.array([
            [np.cos(theta)*np.cos(psi), np.sin(phi)*np.sin(theta)*np.cos(psi) - np.cos(phi)*np.sin(psi), np.cos(phi)*np.sin(theta)*np.cos(psi) + np.sin(phi)*np.sin(psi)],
            [np.cos(theta)*np.sin(psi), np.sin(phi)*np.sin(theta)*np.sin(psi) + np.cos(phi)*np.cos(psi), np.cos(phi)*np.sin(theta)*np.sin(psi) - np.sin(phi)*np.cos(psi)],
            [-np.sin(theta),            np.sin(phi)*np.cos(theta),                                       np.cos(phi)*np.cos(theta)]
        ])
        gravity_body = np.dot(R.T, gravity_vector_world)  # Rotate gravity to body frame
        # u_curr[:3] += gravity_body
        uhist[t] = u_curr

        # Simulate state forward 
        xhist[t+1, :] = dynamics_update_sim(xhist[t, :], u_curr, cfg.dt)
        # print("x: ", xhist[t+1, :])
        print(t)
        # Update MPPI state (x0, useq)
        mppi_controller.shift_and_update(xhist[t+1], useq, num_shifts=1)

    # Assuming xgoal is your goal position and it has appropriate values for each state
    x_goal, y_goal, z_goal = xgoal[:3]
    roll_goal, pitch_goal, yaw_goal = xgoal[6:9]

    fig, axs = plt.subplots(4, 3, figsize=(12, 9))  # Create 3 subplots, one for each series

    # Plot X with Goal
    axs[0][0].plot(xhist[:, 0], label='x')
    axs[0][0].axhline(x_goal, color='green', linestyle='--', label='X Goal')  # X Goal
    axs[0][0].set_title('X')
    axs[0][0].set_xlabel('Time Steps')
    axs[0][0].set_ylabel('m')
    axs[0][0].legend()

    # Plot Y with Goal
    axs[0][1].plot(xhist[:, 1], label='y')
    axs[0][1].axhline(y_goal, color='green', linestyle='--', label='Y Goal')  # Y Goal
    axs[0][1].set_title('Y')
    axs[0][1].set_xlabel('Time Steps')
    axs[0][1].set_ylabel('m')
    axs[0][1].legend()

    # Plot Z with Goal
    axs[0][2].plot(xhist[:, 2], label='z')
    axs[0][2].axhline(z_goal, color='green', linestyle='--', label='Z Goal')  # Z Goal
    axs[0][2].set_title('Z')
    axs[0][2].set_xlabel('Time Steps')
    axs[0][2].set_ylabel('m')
    axs[0][2].legend()

    # Plot Roll with Goal
    axs[1][0].plot(xhist[:, 6]*180/np.pi, label='roll')
    axs[1][0].axhline(roll_goal*180/np.pi, color='green', linestyle='--', label='Roll Goal')  # Roll Goal
    axs[1][0].set_title('Roll')
    axs[1][0].set_xlabel('Time Steps')
    axs[1][0].set_ylabel('Angle (degrees)')
    axs[1][0].legend()

    # Plot Pitch with Goal
    axs[1][1].plot(xhist[:, 7]*180/np.pi, label='pitch')
    axs[1][1].axhline(pitch_goal*180/np.pi, color='green', linestyle='--', label='Pitch Goal')  # Pitch Goal
    axs[1][1].set_title('Pitch')
    axs[1][1].set_xlabel('Time Steps')
    axs[1][1].set_ylabel('Angle (degrees)')
    axs[1][1].legend()

    # Plot Yaw with Goal
    axs[1][2].plot(xhist[:, 8]*180/np.pi, label='yaw')
    axs[1][2].axhline(yaw_goal*180/np.pi, color='green', linestyle='--', label='Yaw Goal')  # Yaw Goal
    axs[1][2].set_title('Yaw')
    axs[1][2].set_xlabel('Time Steps')
    axs[1][2].set_ylabel('Angle (degrees)')
    axs[1][2].legend()

    # Plot Fx
    axs[2][0].plot(uhist[:, 0], label='Fx')
    axs[2][0].set_title('Control Fx')
    axs[2][0].set_xlabel('Time Steps')
    axs[2][0].set_ylabel('N')
    axs[2][0].legend()

    # Plot Fy
    axs[2][1].plot(uhist[:, 1], label='Fy')
    axs[2][1].set_title('Control Fy')
    axs[2][1].set_xlabel('Time Steps')
    axs[2][1].set_ylabel('N')
    axs[2][1].legend()

    # Plot Fz
    axs[2][2].plot(uhist[:, 2], label='Fz')
    axs[2][2].set_title('Control Fz')
    axs[2][2].set_xlabel('Time Steps')
    axs[2][2].set_ylabel('N')
    axs[2][2].legend()

    # Plot Mx
    axs[3][0].plot(uhist[:, 3], label='Mx')
    axs[3][0].set_title('Control Mx')
    axs[3][0].set_xlabel('Time Steps')
    axs[3][0].set_ylabel('Nm')
    axs[3][0].legend()

    # Plot My
    axs[3][1].plot(uhist[:, 4], label='My')
    axs[3][1].set_title('Control My')
    axs[3][1].set_xlabel('Time Steps')
    axs[3][1].set_ylabel('Nm')
    axs[3][1].legend()

    # Plot Mz
    axs[3][2].plot(uhist[:, 5], label='Mz')
    axs[3][2].set_title('Control Mz')
    axs[3][2].set_xlabel('Time Steps')
    axs[3][2].set_ylabel('Nm')
    axs[3][2].legend()



    plt.tight_layout()  # Adjusts the subplots to fit in the figure area
    plt.show()
